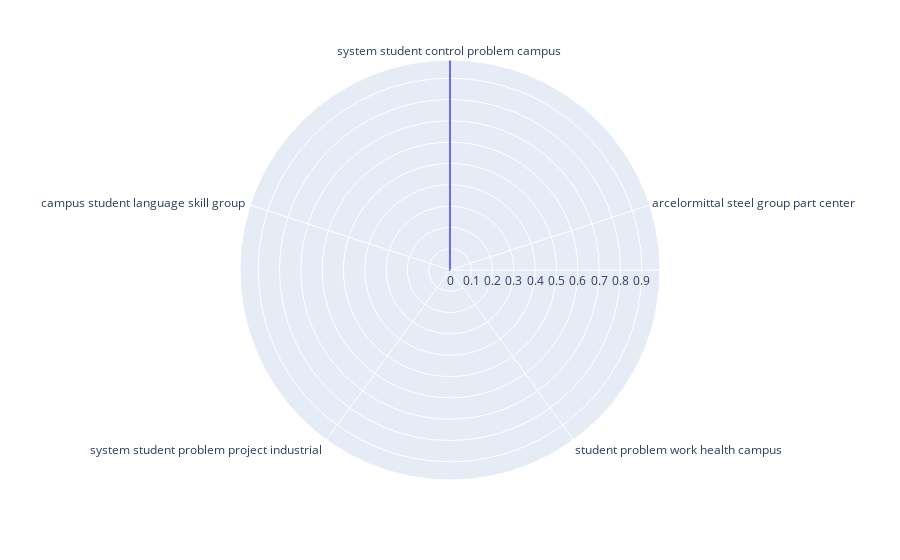

Here is the notebook cell this chart was saved with:
### Code cell
fig = px.line_polar(r=Top5Probabilities, theta=Top5Topics, line_close=True)
fig.show()

### Figure 1 — Plotly figure (JSON) as saved in the notebook; plotly's stock layout.template omitted (floating-point values rounded to 4 significant figures)
{"data": [{"hovertemplate": "r=%{r}<br>theta=%{theta}<extra></extra>", "legendgroup": "", "line": {"color": "#636efa", "dash": "solid"}, "marker": {"symbol": "circle"}, "mode": "lines", "name": "", "r": [0.9853, 0.0002102, 0.0002102, 0.0002102, 0.0002102, 0.9853], "showlegend": false, "subplot": "polar", "theta": ["system student control problem campus ", "arcelormittal steel group part center ", "student problem work health campus ", "system student problem project industrial ", "campus student language skill group ", "system student control problem campus "], "type": "scatterpolar"}], "layout": {"legend": {"tracegroupgap": 0}, "margin": {"t": 60}, "polar": {"angularaxis": {"direction": "clockwise", "rotation": 90}, "domain": {"x": [0, 1], "y": [0, 1]}}}}
